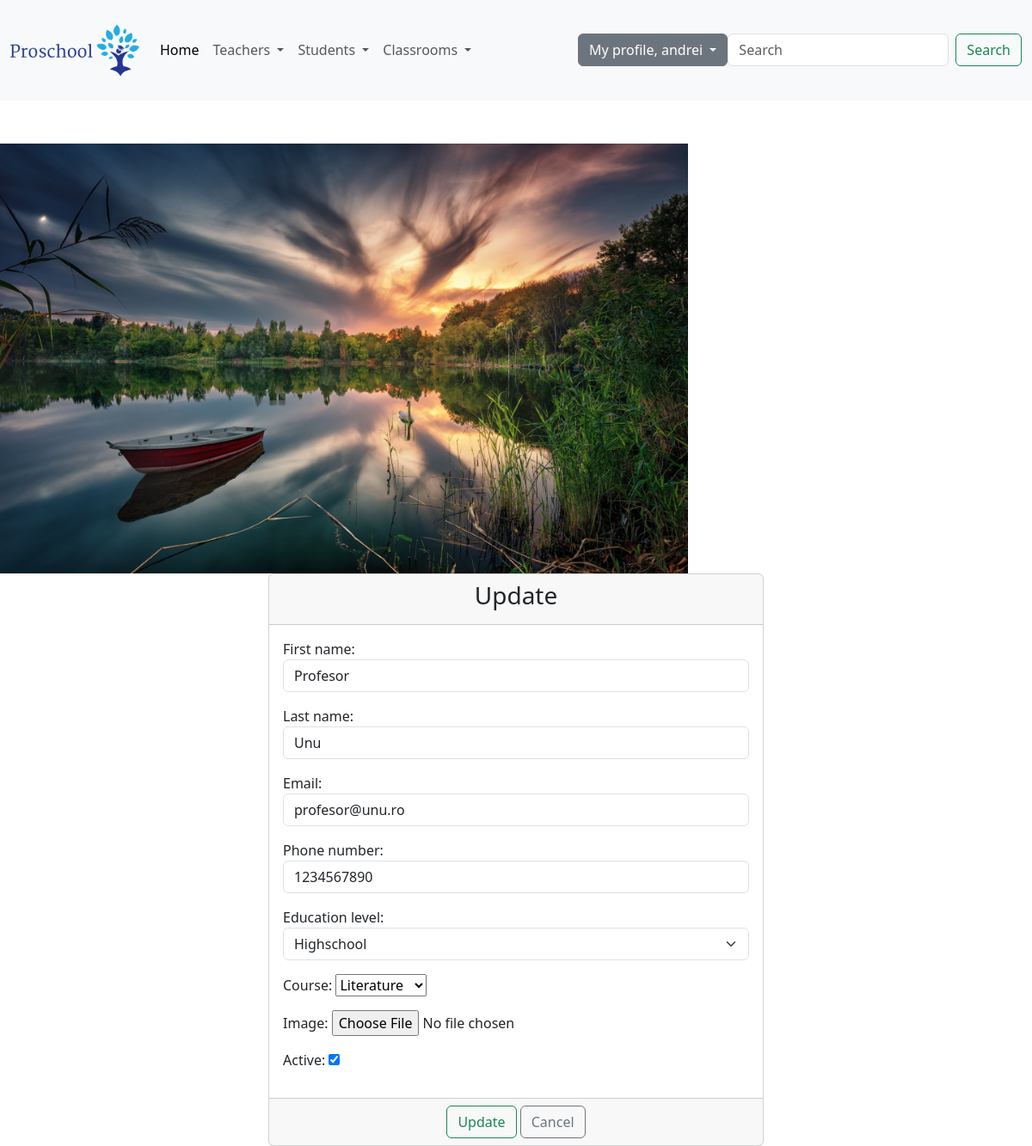
Page /update-teacher/1/ (signed in) on the committed database.
### teacher/models.py (models this page shows, shortened)
class Teacher(models.Model):
    school_subject = (('literature', 'Literature'), ('math', 'Math'), ('history', 'history'), ('biology', 'Biology'),
                      ('physiscs', 'Physics'), ('english', 'English'), ('geography', 'Geography'))
    school_level = (('primary', 'Primary'), ('gymnasium', 'Gymnasium'), ('highschool', 'Highschool'))
    first_name = models.CharField(max_length=50)
    last_name = models.CharField(max_length=50)
    email = models.EmailField(max_length=80)
    phone_number = models.CharField(max_length=14)
    education_level = models.CharField(max_length=50, choices=school_level)
    course = models.CharField(max_length=50, choices=school_subject)
    image = models.ImageField(upload_to='images/', blank=True, null=True)
    active = models.BooleanField(default=True)
    created_at = models.DateTimeField(auto_now_add=True)
    updated_at = models.DateTimeField(auto_now=True)

### teacher/views.py (the view)
# urls.py: path('update-teacher/<int:pk>/', views.TeacherUpdateView.as_view(), name='update_teacher'),
class TeacherUpdateView(LoginRequiredMixin, PermissionRequiredMixin, UpdateView):
    template_name = 'teacher/update_teacher.html'
    model = Teacher
    form_class = TeacherUpdateForm
    success_url = reverse_lazy('list_of_teachers')
    permission_required = 'teacher.update_teacher'

### teacher/forms.py
class TeacherUpdateForm(forms.ModelForm):
    class Meta:
        model = Teacher
        fields = '__all__'
        widgets = {
            'first_name': TextInput(attrs={'class': 'form-control', 'placeholder': 'Please enter your first name'}),
            'last_name': TextInput(attrs={'class': 'form-control', 'placeholder': 'Please enter your last name'}),
            'email': EmailInput(attrs={'class': 'form-control', 'placeholder': 'Please enter your email'}),
            'phone_number': TextInput(attrs={'class': 'form-control', 'placeholder': 'Please enter your phone number'}),
            'education_level': Select(attrs={'class': 'form-select'}),
        }

### templates/teacher/update_teacher.html (shortened to what this page needs)
{% extends 'base.html' %}
{% block content %}
    <div class="container-fluid">
        <div class="row">
            <div class="col-md-6 offset-md-3">
                <div class="card">
                    <div class="card-header">
                        <h3 class="text-center"> Update</h3>
                    </div>
                    <form method="post">
                        <div class="card-body">
                            {{ form.as_p }}
                        </div>
                        <div class="card-footer text-center">
                            <button type="submit" class="btn btn-outline-success">Update</button>
                            <a href="{%  url 'list_of_teachers' %}" class="btn btn-outline-secondary">Cancel</a>
                        </div>
                    </form>
                </div>
            </div>
        </div>
    </div>
{% endblock %}

### templates/navbar.html (shortened to what this page needs)
<nav class="navbar navbar-expand-lg bg-body-tertiary">
    <div class="container-fluid">
        <a class="navbar-brand" href="{% url 'homepage' %}">
            {% load static %}
            <img src="{% static 'images/logo.png' %}" alt="Proschool" , width="150">
        </a>
        <div class="collapse navbar-collapse" id="navbarSupportedContent">
            <ul class="navbar-nav me-auto mb-2 mb-lg-0">
                <li class="nav-item">
                    <a class="nav-link active" aria-current="page" href="{% url 'homepage' %}">Home</a>
                </li>
                {% if user.is_authenticated %}
                    {% if perms.teacher.add_teacher or perms.teacher.view_list_of_teachers or perms.teacher.create_homework or perms.teacher.view_list_of_homeworks %}
                        <li class="nav-item dropdown">
                            <a class="nav-link dropdown-toggle" href="#" role="button" data-bs-toggle="dropdown"
                               aria-expanded="false">
                                Teachers
                            </a>
                        </li>
                    {% endif %}
                    {% if perms.students.add_student or perms.students.view_list_of_students or perms.students.view_list_of_homeworks %}
                        <li class="nav-item dropdown">
                            <a class="nav-link dropdown-toggle" href="#" role="button" data-bs-toggle="dropdown"
                               aria-expanded="false">
                                Students
                            </a>
                        </li>
                    {% endif %}
                    {% if perms.headmaster.view_list_of_classrooms or perms.headmaster.add_classroom %}
                        <li class="nav-item dropdown">
                            <a class="nav-link dropdown-toggle" href="#" role="button" data-bs-toggle="dropdown"
                               aria-expanded="false">
                                Classrooms
                            </a>
                        </li>
                    {% endif %}
                {% endif %}
            </ul>
            {% if user.is_authenticated %}
                <div class="dropdown">
                    <button class="btn btn-secondary dropdown-toggle" type="button" data-bs-toggle="dropdown"
                            aria-expanded="false">
                        My profile, {{ user.username }}
                    </button>
                </div>
                {% if perms.students.search_student %}
                <form method="get" class="d-flex" role="search" action="{% url 'search' %}">
                    <input class="form-control me-2" type="search" name="search" placeholder="Search"
                           aria-label="Search">
                    <button class="btn btn-outline-success" type="submit">Search</button>
                </form>
                    {% endif %}
            {% else %}
                <div>
                    <a href="{% url 'login' %}" class="btn btn-outline-dark">Login</a>
                    <a href="{% url 'create_user' %}" class="btn btn-outline-danger">Sign up</a>
                </div>
            {% endif %}
        </div>
    </div>
</nav>

### rows in the picture
Teacher: first_name "Profesor", last_name "Unu", email "profesor@unu.ro", phone_number "1234567890", education_level "Highschool", course "Literature", active "☑"

### other values in the picture
{{ user.username }} "andrei"
